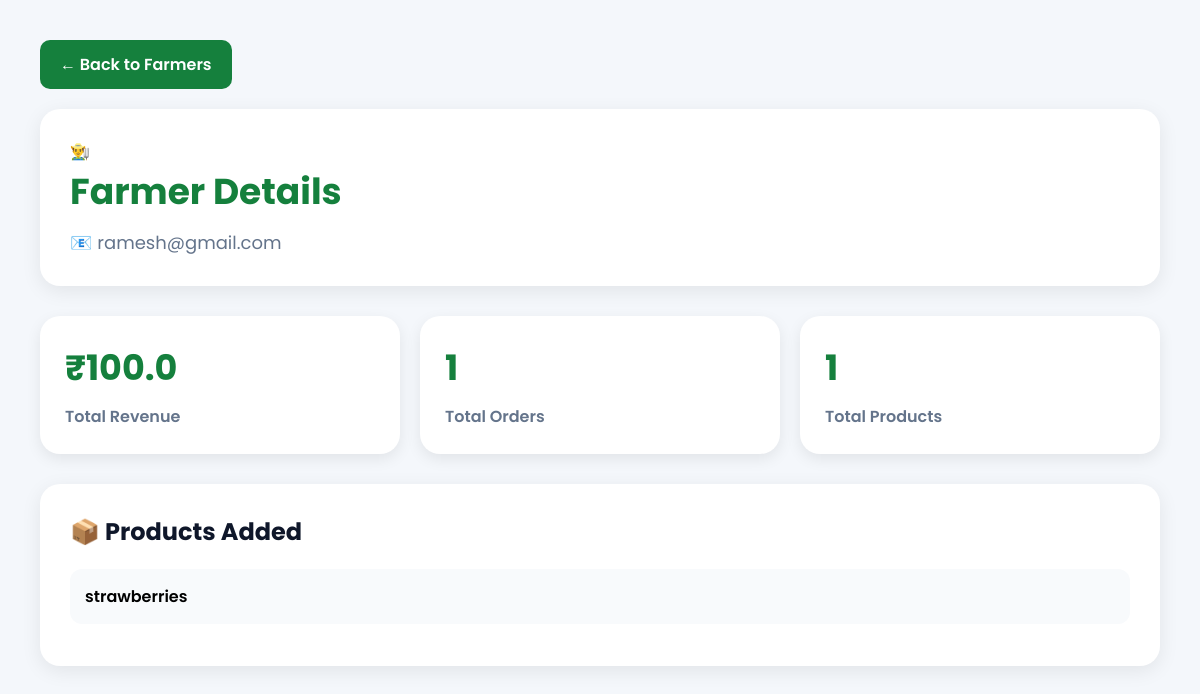
/admin-farmer-details/10, run on an earlier commit of the app's database.
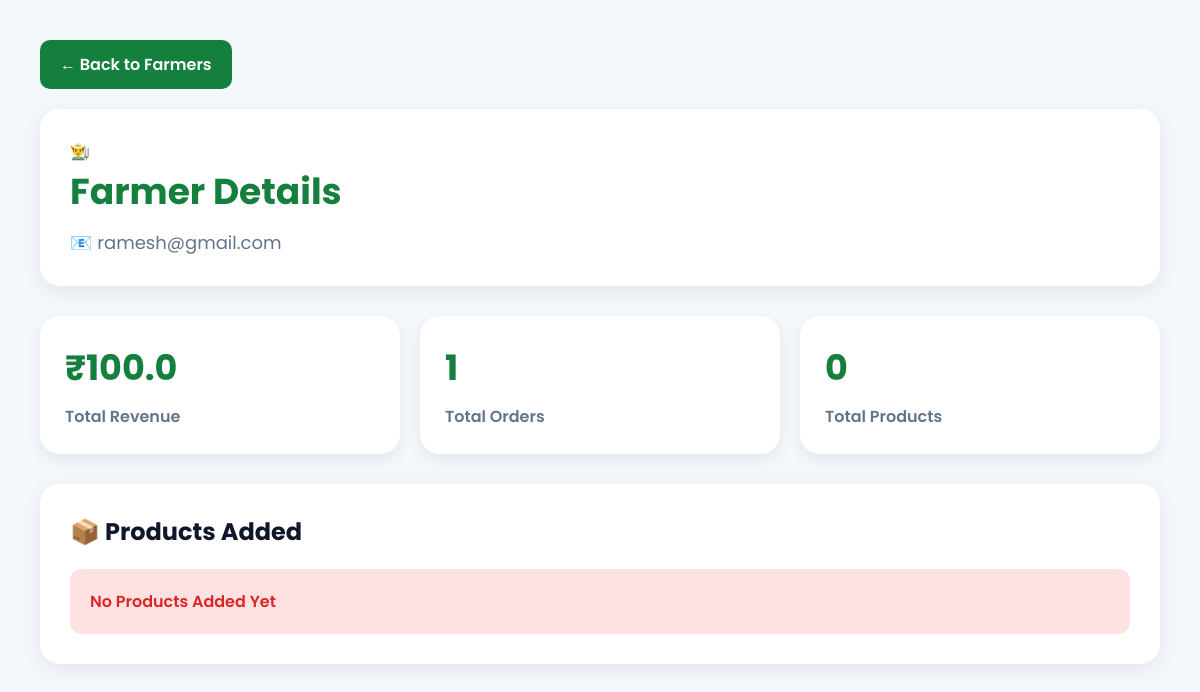
And on a later commit of the database.
### tables this page shows
CREATE TABLE products (

            id INTEGER PRIMARY KEY AUTOINCREMENT,

            name TEXT NOT NULL,

            category TEXT NOT NULL,

            price REAL NOT NULL,

            stock INTEGER NOT NULL,

            description TEXT,

            image TEXT

        , farmer_id INTEGER);

### app.py (the view)
@app.route("/admin-farmer-details/<int:farmer_id>")
def adminFarmerDetails(farmer_id):
    conn = get_db_connection()
    farmer = conn.execute(
        """
        SELECT *
        FROM users
        WHERE id = ?
        """,
        (farmer_id,)
    ).fetchone()
    products = conn.execute(
        """
        SELECT *
        FROM products
        WHERE farmer_id = ?
        """,
        (farmer_id,)
    ).fetchall()
    total_revenue = conn.execute(
        """
        SELECT COALESCE(SUM(total_price),0) as revenue
        FROM orders
        WHERE farmer_id = ?
        AND status IN ('Delivered','Completed')
        """,
        (farmer_id,)
    ).fetchone()["revenue"]
    total_orders = conn.execute(
        """
        SELECT COUNT(*) as total
        FROM orders
        WHERE farmer_id = ?
        """,
        (farmer_id,)
    ).fetchone()["total"]
    conn.close()
    return render_template(
        "admin-farmer-details.html",
        farmer=farmer,
        products=products,
        total_revenue=total_revenue,
        total_orders=total_orders
    )

### db.py (called while the page is built)
def get_db_connection():
    conn = sqlite3.connect("database.db")
    conn.row_factory = sqlite3.Row
    return conn

### templates/admin-farmer-details.html (shortened to what this page needs)
<!DOCTYPE html>
<html>
<head>
</head>
<body>
<div class="container">
<a href="/manage-farmers.html" class="back-btn">
← Back to Farmers
</a>
<div class="header">
<p class="name">
👨‍🌾 {{ farmer.name }}
</p>
<h1>Farmer Details</h1>
<p class="email">
📧 {{ farmer.email }}
</p>
</div>
<div class="stats">
<div class="card">
<h2>₹{{ total_revenue }}</h2>
<p>Total Revenue</p>
</div>
<div class="card">
<h2>{{ total_orders }}</h2>
<p>Total Orders</p>
</div>
<div class="card">
<h2>{{ products|length }}</h2>
<p>Total Products</p>
</div>
</div>
<div class="products-box">
<h2>📦 Products Added</h2>
{% if products %}
{% for product in products %}
<div class="product-item">
{{ product.name }}
</div>
{% endfor %}
{% else %}
<div class="empty-products">
No Products Added Yet
</div>
{% endif %}
</div>
</div>
</body>
</html>

What changed in the data, as far as the page shows it:
removed products: name "strawberries"
Also different on the page:
{{ products|length }}: "1" → "0"
text now shown: "No Products Added Yet"
